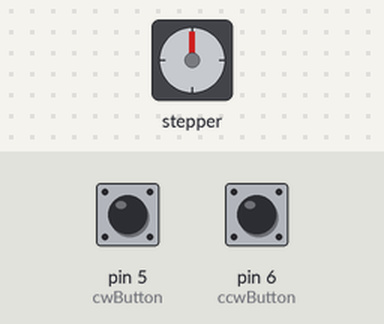
This sketch was run on a simulated Arduino Uno, built with avr-gcc and run on an emulated ATmega328P. Parts: stepper motor. The test bench sets the inputs (shaded band); at power-on: pin 5 (cwButton) HIGH, pin 6 (ccwButton) HIGH. Stepper angles assume 2048 steps per turn; what the sketch prints to the serial monitor is not drawn.

Above: at 1.2 s.
1.3 s: pin 5 (cwButton) pulled LOW for 1 s
At 2.9 s:
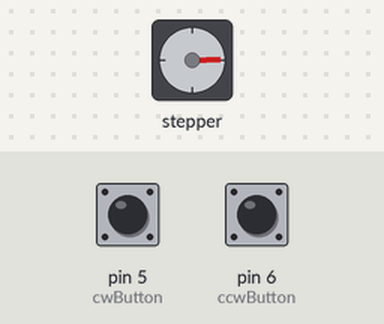
3.8 s: pin 6 (ccwButton) pulled LOW for 3.2 s
At 7.6 s:
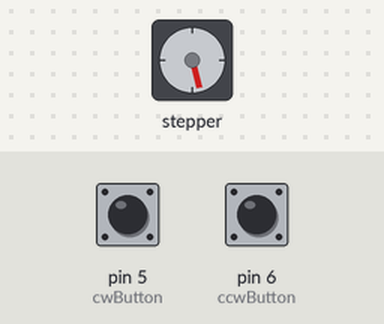
8.5 s: pin 6 (ccwButton) pulled LOW for 0.15 s
At 9.3 s:
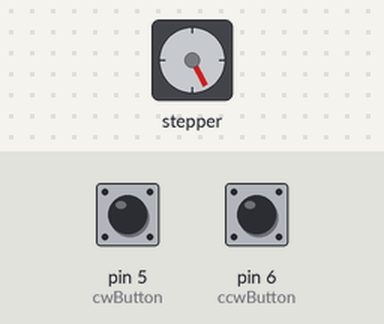
10.1 s: pin 5 (cwButton) pulled LOW for 3.2 s
At 13.8 s:
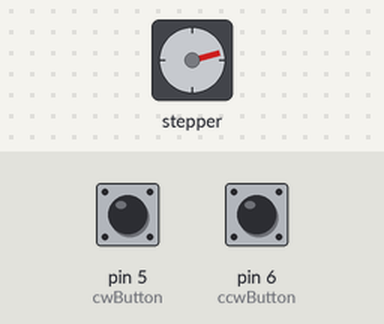
14.8 s: pin 5 (cwButton) pulled LOW for 1 s
At 15.26 s:
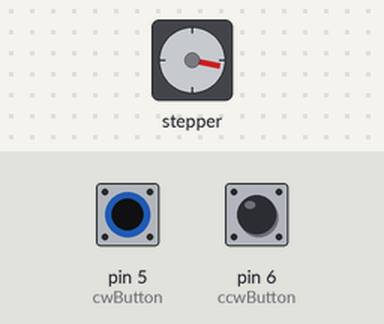
Timing chart, 0 to 17.8 s (numbered marks = the images above; inputs shaded):
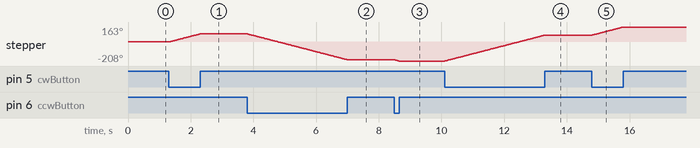

The sketch:

Stepper-2-Code.ino
```cpp
#include <Stepper.h>

const int stepsPerRevolution = 2048;

Stepper stepperMotor(stepsPerRevolution, 4, 3, 5, 6);

const int cwButton = 5;
const int ccwButton = 6;

void setup() {
  stepperMotor.setSpeed(16);

  pinMode(cwButton, INPUT_PULLUP);
  pinMode(ccwButton, INPUT_PULLUP);

  Serial.begin(9600);
  Serial.println("Motor 2 Ready");
}

void loop() {
  if (digitalRead(cwButton) == LOW) {
    stepperMotor.step(1);
  }

  if (digitalRead(ccwButton) == LOW) {
    stepperMotor.step(-1);
  }
}
```

Measured:
- after the input at 1.3 s, stepper: turns 88° clockwise in 0.98 s, starting at once
- after the input at 3.8 s, stepper: turns 283° counter-clockwise in 3.2 s, starting at once
- after the input at 8.5 s, stepper: turns 13° counter-clockwise in 0.14 s, starting at once
- after the input at 10.1 s, stepper: turns 283° clockwise in 3.2 s, starting at once
- after the input at 14.8 s, stepper: turns 88° clockwise in 0.98 s, starting at once
